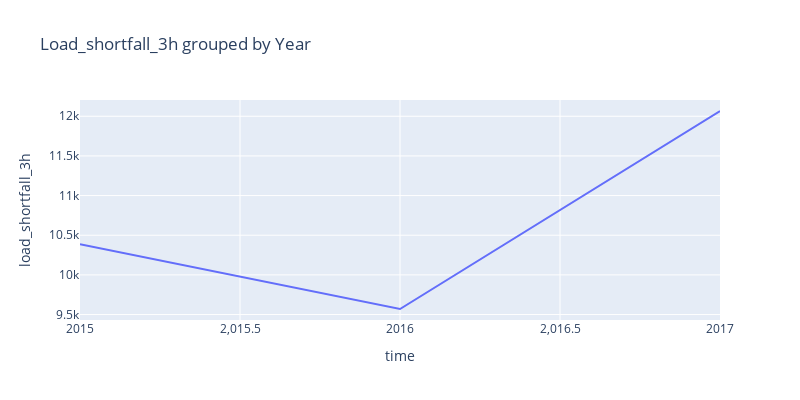

The notebook cell saved with this chart:
### Markdown cell above
- Skew will indicate how symmetrical your data is. From the data above we can see that most of our data falls between the ranges of -1 and 0. We do have a few outliers, like the ones identified in the kurtosis analysis above. 

- This would incident that most of our data is slightly symmetrical which a skew more to the left side. However, this is balanced out by data sets above 1 which reflects a positive skew.

### Code cell
# looking at the relationship between load_shortfall_3h and time in years
px.line(df_train.groupby([df_train['time'].astype('datetime64').dt.year])['load_shortfall_3h'].mean(),
        title = 'Load_shortfall_3h grouped by Year',
        y='load_shortfall_3h',width =800, height=400 )

### Figure 1 — Plotly figure (JSON) as saved in the notebook; plotly's stock layout.template omitted (floating-point values rounded to 4 significant figures)
{"data": [{"hovertemplate": "time=%{x}<br>load_shortfall_3h=%{y}<extra></extra>", "legendgroup": "", "line": {"color": "#636efa", "dash": "solid"}, "marker": {"symbol": "circle"}, "mode": "lines", "name": "", "orientation": "v", "showlegend": false, "type": "scatter", "x": [2015, 2016, 2017], "xaxis": "x", "y": [10390.0, 9570.0, 12070.0], "yaxis": "y"}], "layout": {"height": 400, "legend": {"tracegroupgap": 0}, "title": {"text": "Load_shortfall_3h grouped by Year"}, "width": 800, "xaxis": {"anchor": "y", "domain": [0, 1], "title": {"text": "time"}}, "yaxis": {"anchor": "x", "domain": [0, 1], "title": {"text": "load_shortfall_3h"}}}}
